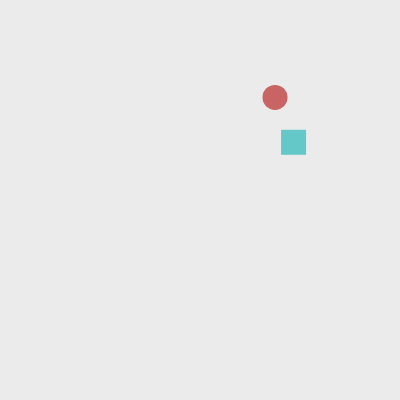
Frame 1 (no input)
Frame 60 (no input): identical to frame 1, image omitted
Frame 120 (the mouse pressed at the canvas centre since frame 60): identical to frame 1, image omitted

The p5.js sketch that drew this single still picture (run headless with seeded random() and noise() and a simulated clock; from frame 60 on, the mouse is pressed at the canvas centre):

// p5.js sketch
// ── sketch.js
function setup() {
  createCanvas(400, 400);
  r1 = random(25, 375);
  r2 = random(25, 375);
  R1 = random(0, 375);
  R2 = random(0, 375);
}

function draw() {
  background(235);
  noStroke();
  if (keyIsDown(UP_ARROW)) {
    r2 -= 2;
  }
  if (keyIsDown(DOWN_ARROW)) {
    r2 += 2;
  }
  if (keyIsDown(RIGHT_ARROW)) {
    r1 += 2;
  }
  if (keyIsDown(LEFT_ARROW)) {
    r1 -= 2;
  }
  fill(200, 100, 100);
  circle(r1, r2, 25);

  if (keyIsDown(87)) {
    R2 -= 2;
  }
  if (keyIsDown(83)) {
    R2 += 2;
  }
  if (keyIsDown(68)) {
    R1 += 2;
  }
  if (keyIsDown(65)) {
    R1 -= 2;
  }
  fill(100, 200, 200);
  square(R1, R2, 25);
}
